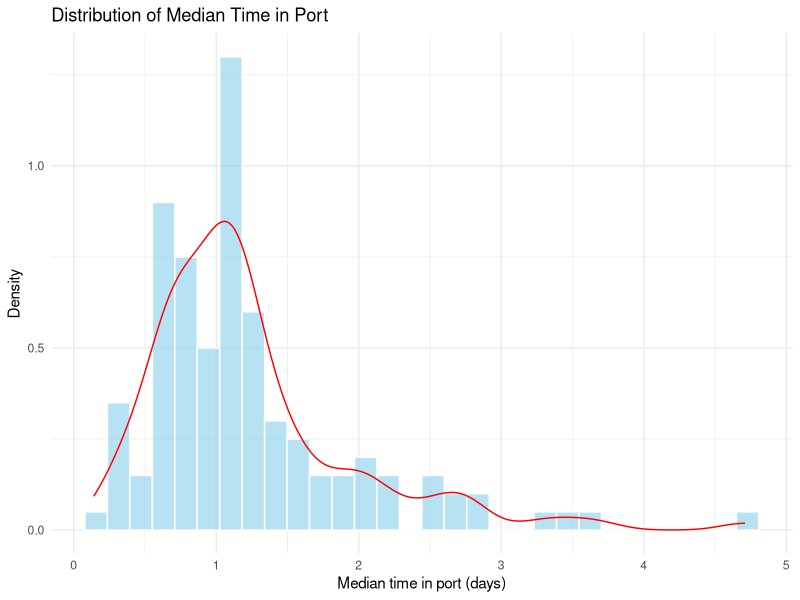
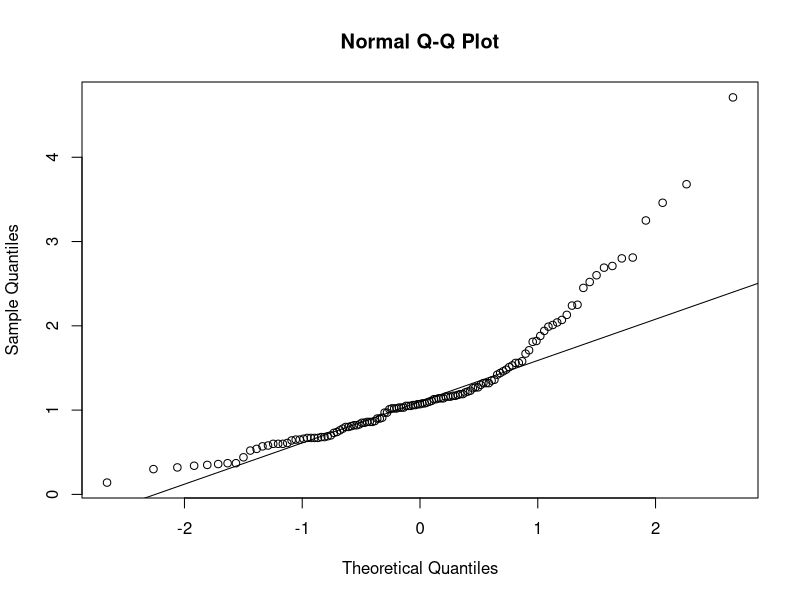
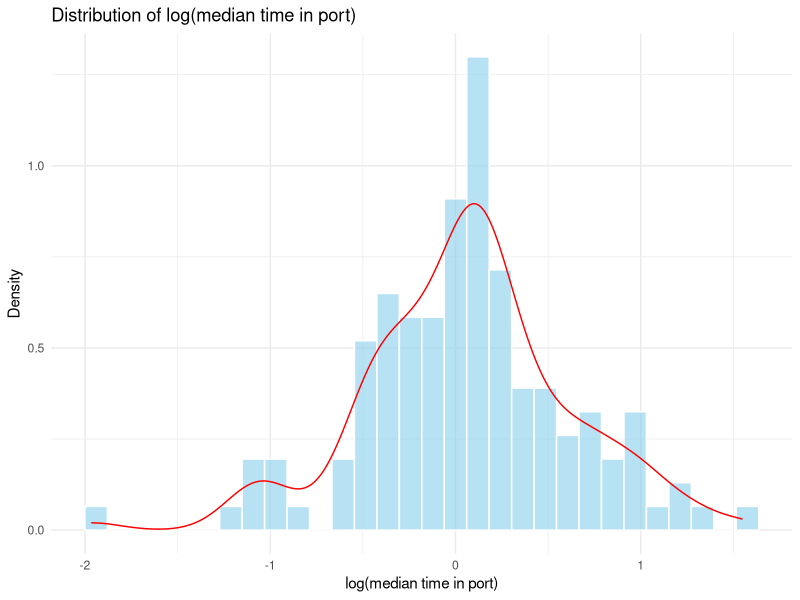
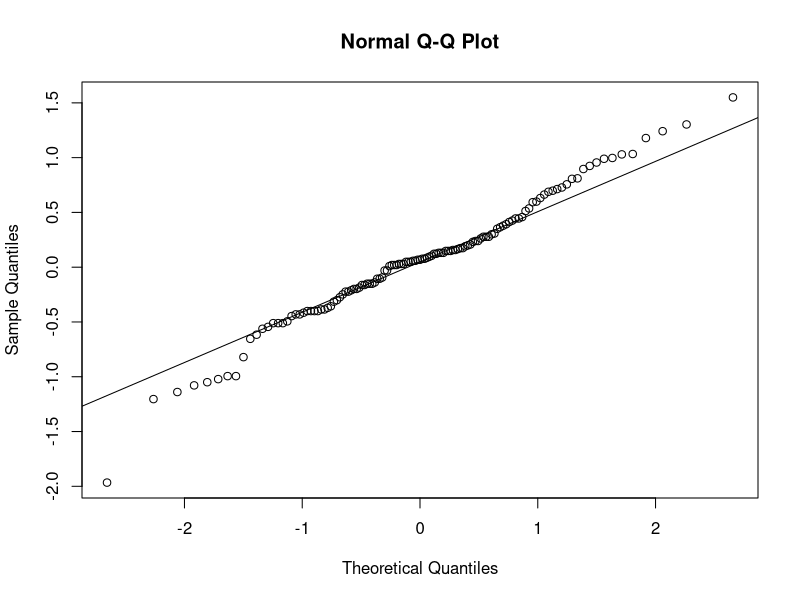
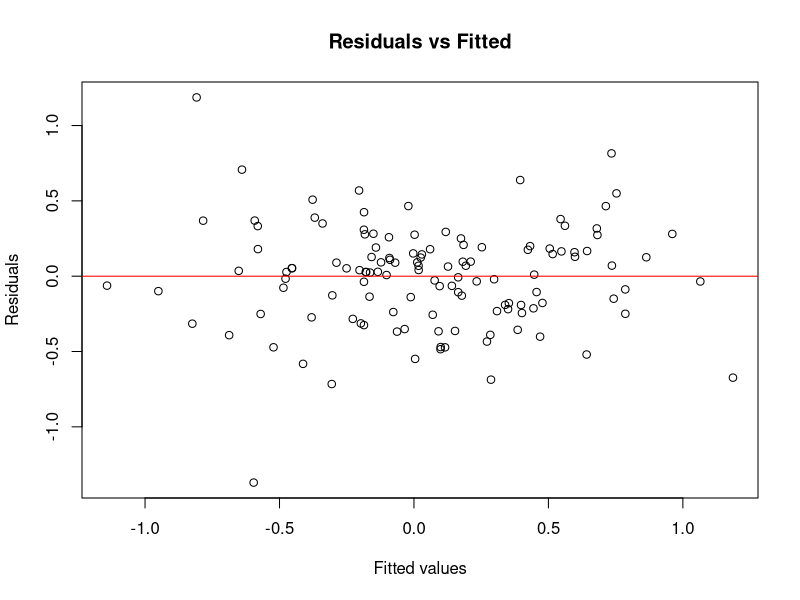
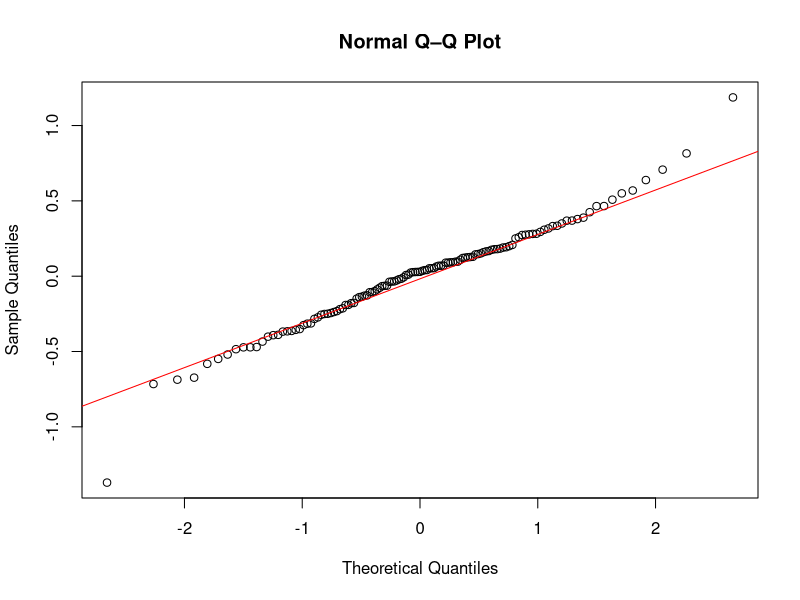
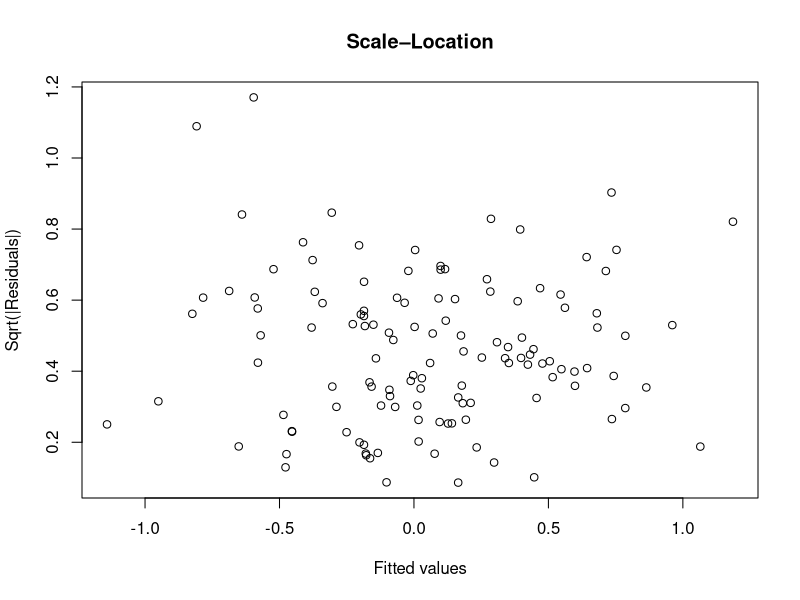
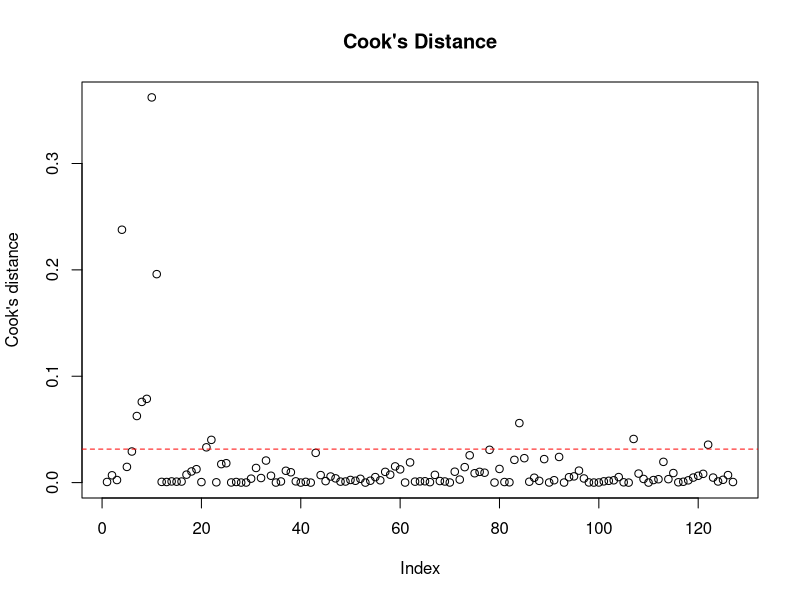

Here is the R script that generated these plots, in order:
library(tidyverse)

port <- read_csv("data/cleaned_data.csv")

################################### EDA #######################################
# Summary
summary(port$Median_time_in_port_days_Value)

######## Transform 前 #####################

# Histogram + Density
ggplot(port, aes(x = Median_time_in_port_days_Value)) +
  geom_histogram(aes(y = ..density..), bins = 30, 
                 fill = "skyblue", color = "white", alpha = 0.6) +
  geom_density(color = "red", linewidth = 0.5) +
  labs(
    x = "Median time in port (days)",
    y = "Density",
    title = "Distribution of Median Time in Port"
  ) +
  theme_minimal()

# Q-Q 图：检查是否严重偏离正态
qqnorm(port$Median_time_in_port_days_Value)
qqline(port$Median_time_in_port_days_Value)

######## Transform 后 #####################

# 先确认有没有 <=0 的值（如果有要特殊处理）
summary(port$Median_time_in_port_days_Value)

# 创建 log 变量
port <- port %>%
  mutate(
    log_median_time = log(Median_time_in_port_days_Value)
  )

# Histogram + Density(After log transformation)
ggplot(port, aes(x = log_median_time)) +
  geom_histogram(aes(y = ..density..), bins = 30,
                 fill = "skyblue", color = "white", alpha = 0.6) +
  geom_density(color = "red", linewidth = 0.5) +
  labs(
    x = "log(median time in port)",
    y = "Density",
    title = "Distribution of log(median time in port)"
  ) +
  theme_minimal()


# log(Y) 的 Q-Q 图
qqnorm(port$log_median_time)
qqline(port$log_median_time)


############################  构建模型  ##################################

### Base Model
model_0 <- lm(
  log_median_time ~ Average_age_of_vessels_years_Value + Average_size_GT_of_vessels_Value,
  data = port
)

summary(model_0)
anova(model_0)
AIC(model_0)
logLik(model_0)

### Model-1
model_1 <- lm(
  log_median_time ~ Average_age_of_vessels_years_Value +
    Average_size_GT_of_vessels_Value +
    CommercialMarket_Label,
  data = port
)
summary(model_1)
anova(model_0, model_1)
AIC(model_1)
logLik(model_1)

### Model-2
model_2 <- lm(
  log_median_time ~ Average_age_of_vessels_years_Value +
    Average_size_GT_of_vessels_Value +
    CommercialMarket_Label +
    Economy_Label,
  data = port
)

summary(model_2)
anova(model_1, model_2)
AIC(model_2)
logLik(model_2)

### 交互项_1
model_int1 <- lm(
  log_median_time ~ Average_age_of_vessels_years_Value +
    Average_size_GT_of_vessels_Value * CommercialMarket_Label +
    Economy_Label,
  data = port
)
summary(model_int1)
anova(model_int1)
anova(model_2, model_int1)  # 比较 Model 2 和新模型
AIC(model_int1)
logLik(model_int1)

### 交互项_2
model_int2 <- lm(
  log_median_time ~ Average_age_of_vessels_years_Value * CommercialMarket_Label +
    Average_size_GT_of_vessels_Value +
    Economy_Label,
  data = port
)
summary(model_int2)
anova(model_2, model_int2)
anova(model_int1, model_int2)
AIC(model_int2)
logLik(model_int2)


######################Evaluation#############################

### Residuals vs Fitted ###
plot(model_int1$fitted.values,
     residuals(model_int1),
     xlab = "Fitted values",
     ylab = "Residuals",
     main = "Residuals vs Fitted")
abline(h = 0, col = "red")

### Q–Q plot ###
qqnorm(residuals(model_int1), main = "Normal Q–Q Plot")
qqline(residuals(model_int1), col = "red")

### Scale-Location plot ###
plot(model_int1$fitted.values,
     sqrt(abs(residuals(model_int1))),
     xlab = "Fitted values",
     ylab = "Sqrt(|Residuals|)",
     main = "Scale–Location")

### Cook’s Distance ###
plot(cooks.distance(model_int1),
     ylab = "Cook's distance",
     main = "Cook's Distance")
abline(h = 4/length(model_int1$fitted.values),
       col = "red",
       lty = 2)
### Multicollinearity ###
library(car)

vif(model_int1)



